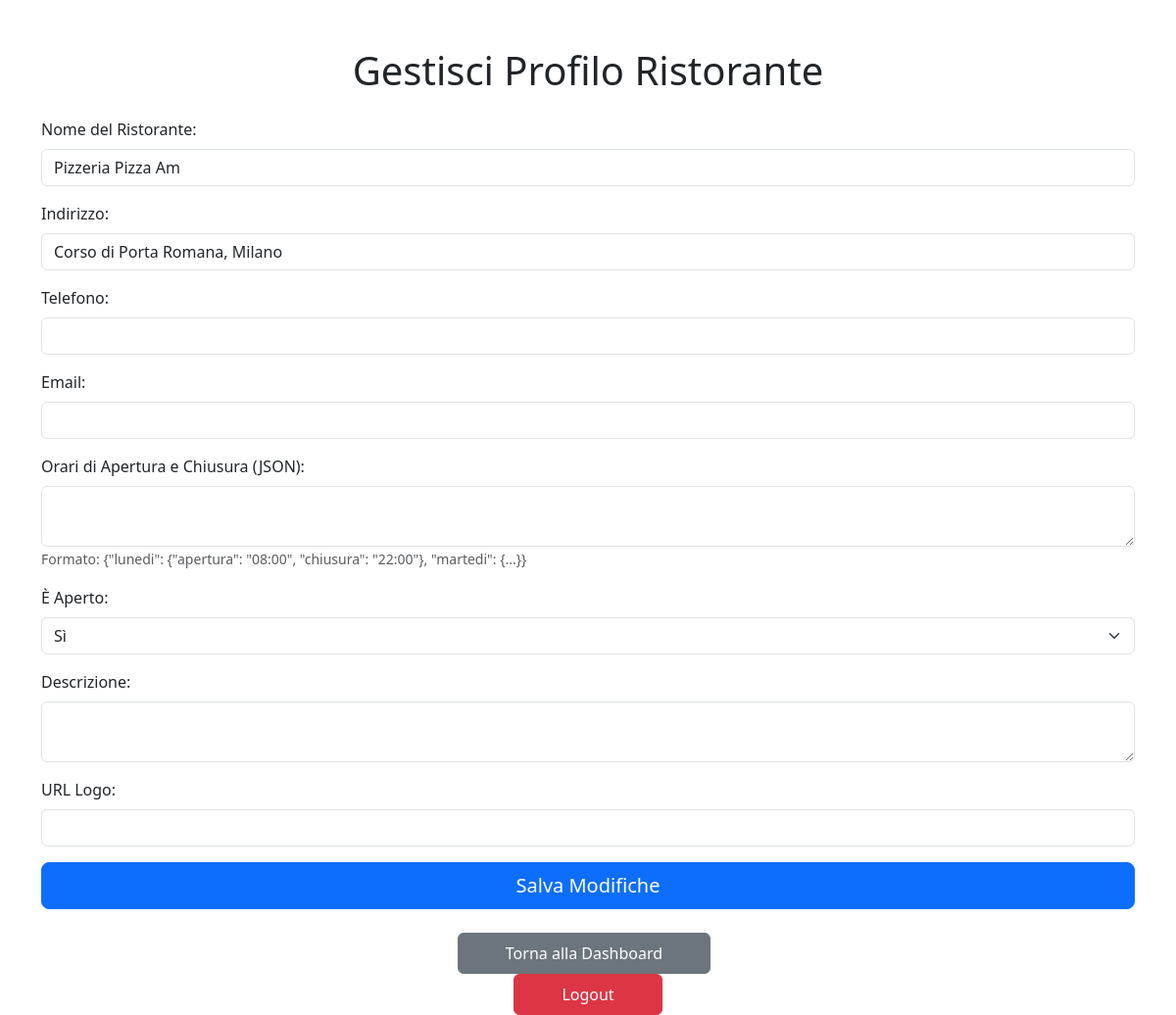
Screenshot of /restaurant/2/profile with the database file from the repository.
### app/models/restaurant.py (models this page shows, shortened)
class Restaurant(db.Model):
    __tablename__ = 'restaurants'
    id = db.Column(db.Integer, primary_key=True)
    name = db.Column(db.String(100), unique=True, nullable=False)
    address = db.Column(db.String(200), unique=True, nullable=False)
    menu_items = db.relationship('MenuItem', backref='restaurants', lazy=True)
    phone_number = db.Column(db.String(20), unique=True, nullable=True)
    email = db.Column(db.String(100), unique=True, nullable=True)
    is_open = db.Column(db.Boolean, default=True, nullable=False)
    opening_hours = db.Column(db.String(500), nullable=True)  # Orari di apertura come JSON
    description = db.Column(db.String(500), nullable=True)
    logo_url = db.Column(db.String(200), nullable=True)

### app/routes/restaurant.py (the view, shortened to what this page needs)
@bp.route('/<int:restaurant_id>/profile', methods=['GET', 'POST'])
def view_profile(restaurant_id):
    access_denied = verify_restaurant_access(restaurant_id)
    if access_denied:
        return access_denied
    restaurant = Restaurant.query.get_or_404(restaurant_id)
    return render_template('restaurant_view_profile.html', restaurant=restaurant)

### app/utils/session_handler.py (called while the page is built, shortened)
def get_session_data():
    return {
        'user_id': session.get('user_id'),
        'role': session.get('role'),
        'restaurant_id': session.get('restaurant_id') if session.get('role') == 'restaurant' else None,
    }

def verify_restaurant_access(restaurant_id):
    session_data = get_session_data()
    return None  # Indica che l'accesso è consentito

### app/templates/restaurant_view_profile.html (shortened to what this page needs)
<!DOCTYPE html>
<html lang="it">
<head>
    <link href="https://cdn.jsdelivr.net/npm/bootstrap@5.3.0-alpha3/dist/css/bootstrap.min.css" rel="stylesheet">
</head>
<body>
    <div class="container mt-5">
        <h1 class="text-center mb-4">Gestisci Profilo Ristorante</h1>
        <form action="{{ url_for('restaurant.view_profile', restaurant_id=restaurant.id) }}" method="POST">
            <div class="mb-3">
                <label for="name" class="form-label">Nome del Ristorante:</label>
                <input type="text" id="name" name="name" class="form-control" value="{{ restaurant.name }}" required>
            </div>
            <div class="mb-3">
                <label for="address" class="form-label">Indirizzo:</label>
                <input type="text" id="address" name="address" class="form-control" value="{{ restaurant.address }}" required>
            </div>
            <div class="mb-3">
                <label for="phone" class="form-label">Telefono:</label>
                <input type="text" id="phone" name="phone" class="form-control" value="{{ restaurant.phone_number or '' }}">
            </div>
            <div class="mb-3">
                <label for="email" class="form-label">Email:</label>
                <input type="email" id="email" name="email" class="form-control" value="{{ restaurant.email or '' }}">
            </div>
            <div class="mb-3">
                <label for="hours" class="form-label">Orari di Apertura e Chiusura (JSON):</label>
                <textarea id="hours" name="hours" class="form-control">{{ restaurant.opening_hours or '' }}</textarea>
                <small class="form-text text-muted">Formato: {"lunedi": {"apertura": "08:00", "chiusura": "22:00"}, "martedi": {...}}</small>
            </div>
            <div class="mb-3">
                <label for="is_open" class="form-label">È Aperto:</label>
                <select id="is_open" name="is_open" class="form-select">
                    <option value="1" {% if restaurant.is_open %}selected{% endif %}>Sì</option>
                </select>
            </div>
            <div class="mb-3">
                <label for="description" class="form-label">Descrizione:</label>
                <textarea id="description" name="description" class="form-control">{{ restaurant.description or '' }}</textarea>
            </div>
            <div class="mb-3">
                <label for="logo_url" class="form-label">URL Logo:</label>
                <input type="text" id="logo_url" name="logo_url" class="form-control" value="{{ restaurant.logo_url or '' }}">
            </div>
            <button type="submit" class="btn btn-primary btn-lg w-100">Salva Modifiche</button>
        </form>
        <div class="text-center mt-4">
            <a href="{{ url_for('auth.restaurant_dashboard') }}" class="btn btn-secondary py-2 px-5 me-2">Torna alla Dashboard</a>
            <form action="{{ url_for('auth.logout') }}" method="POST">
                <button type="submit" class="btn btn-danger py-2 px-5">Logout</button>
            </form>
        </div>
    </div>
</body>
</html>

### rows the page displays
Restaurant: name "Pizzeria Pizza Am", address "Corso di Porta Romana, Milano", is_open "Sì"
